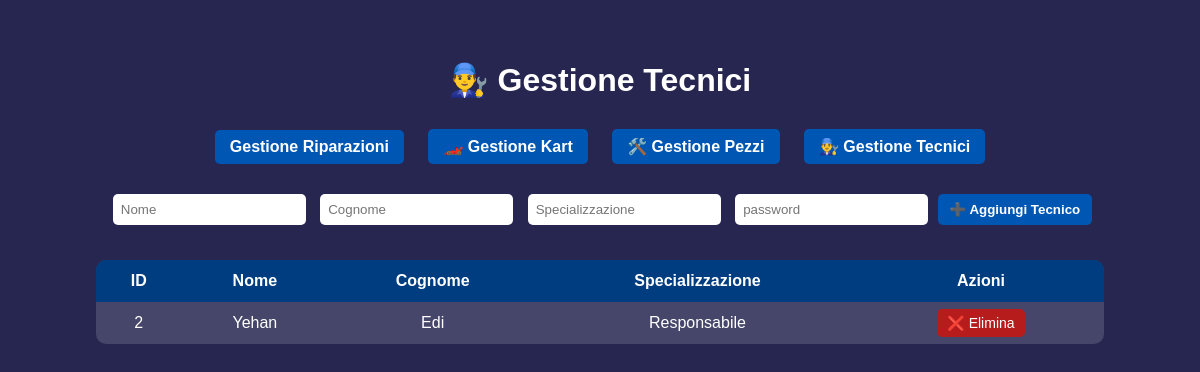
/technicians, run on an earlier commit of the app's database.
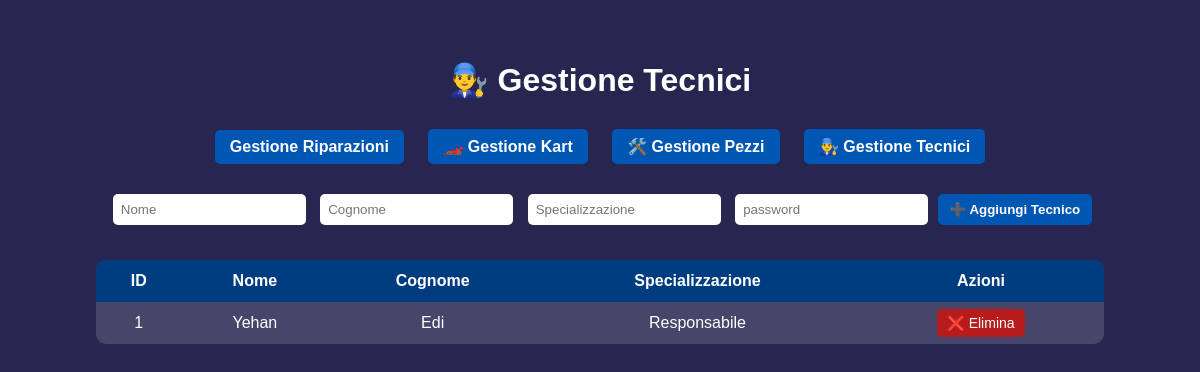
And on a later commit of the database.
### tables this page shows
CREATE TABLE tecnici (
            tecnico_id INTEGER PRIMARY KEY AUTOINCREMENT,
            nome TEXT,
            cognome TEXT,
            password TEXT,
            specializzazione TEXT
        );

### main.py (the view)
@app.route("/technicians")
def technicians():
    conn = db.get_connection()
    c = conn.cursor()
    c.execute("""
        SELECT tecnico_id, nome, cognome, specializzazione
        FROM tecnici
        ORDER BY tecnico_id ASC
    """)
    technicians = c.fetchall()
    conn.close()
    return render_template("technicians.html", technicians=technicians)

### Mechanic.py (called while the page is built)
    def get_connection(self):
        return sqlite3.connect(self.database_name)

### templates/technicians.html (shortened to what this page needs)
<!DOCTYPE html>
<html>
<head>
    <link rel="stylesheet" href="{{ url_for('static', filename='style.css') }}">
</head>
<body>
<div class="overlay">
    <h1>👨‍🔧 Gestione Tecnici</h1>
    <div class="top-nav">
        <a href="/" class="nav-btn">Gestione Riparazioni</a>
        <a href="/karts" class="nav-btn">🏎️ Gestione Kart</a>
        <a href="/parts" class="nav-btn">🛠️ Gestione Pezzi</a>
        <a href="/technicians" class="nav-btn">👨‍🔧 Gestione Tecnici</a>
    </div>
    <form action="/add_technician" method="post">
        <input type="text" name="nome" placeholder="Nome" required>
        <input type="text" name="cognome" placeholder="Cognome" required>
        <input type="text" name="specializzazione" placeholder="Specializzazione">
        <input type="text" name="password" placeholder="password" required>
        <button type="submit">➕ Aggiungi Tecnico</button>
    </form>
    <table>
        <tr>
            <th>ID</th>
            <th>Nome</th>
            <th>Cognome</th>
            <th>Specializzazione</th>
            <th>Azioni</th>
        </tr>
        {% for t in technicians %}
        <tr>
            <td>{{ t[0] }}</td>
            <td>{{ t[1] }}</td>
            <td>{{ t[2] }}</td>
            <td>{{ t[3] }}</td>
            <td>
                <a class="btn delete" href="/remove_technician/{{ t[0] }}">❌ Elimina</a>
            </td>
        </tr>
        {% endfor %}
    </table>
</div>
</body>
</html>

What changed in the data, as far as the page shows it:
removed tecnici: tecnico_id "2", nome "Yehan", cognome "Edi", specializzazione "Responsabile"
added tecnici: tecnico_id "1", nome "Yehan", cognome "Edi", specializzazione "Responsabile"
